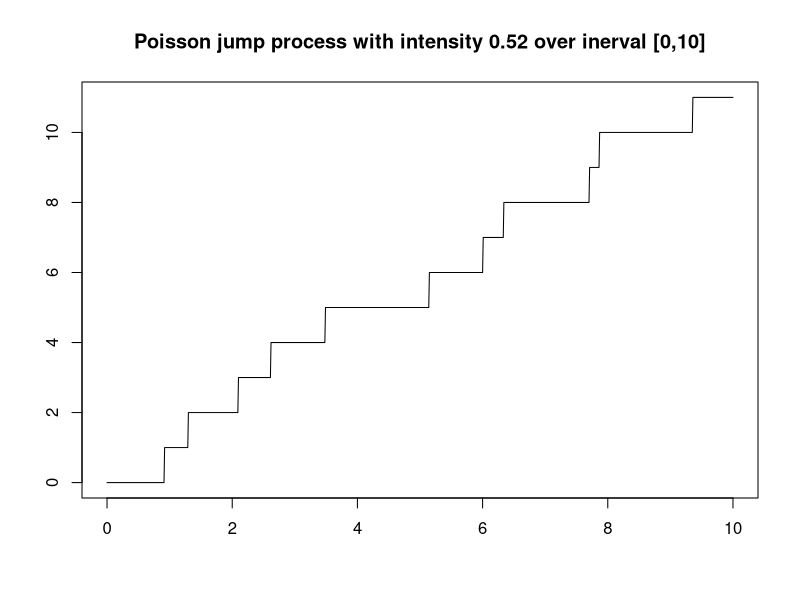
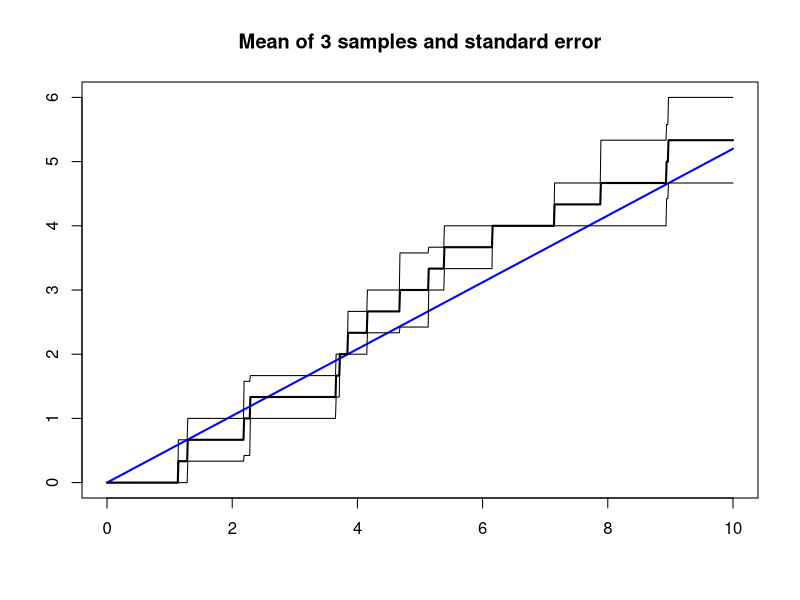

Source code (R) for these figures, in order:
#Michael Wells 11/18/2022
rm(list = ls())

#Poisson process simulation

#Homogeneous Poisson process


#endpoints of interval
a = 0
b = 10
#intensity of process
lambda = 5.2/(b-a)
#number of points on [a,b]
N = rpois(1,lambda*(b-a))
#generate jump points
pts = sort(runif(N,min=a,max=b))

#set step-size
h =0.01
#x interval
xstar = seq(from=a,to=b,by=h)
#generate height of jump process at points in x
#input:
#x - vector of points to evaluate at
#Output:
#num.jumps - vector of number of jumps at points in x
f = function(x)
{
  mat = outer(pts,x,function(s,t){s > t})
  num.jumps = apply(mat,2,function(v){length(v[which(v==F)])})
  return(num.jumps)
}

plot(xstar,f(xstar),type='l',xlab='',ylab='',main = paste0('Poisson jump process with intensity ',lambda,' over inerval [',a,',',b,']'))

#sample multiple Poisson processes
num.samples = 3
samps = matrix(0,nrow=num.samples,ncol = length(xstar))
N = rpois(num.samples,lambda*(b-a))
for(i in 1:num.samples)
{
  pts = runif(N[i],min=a,max=b)
  samps[i,] = f(xstar)
  
}

mean.samp = apply(samps,2,mean)
sd.samp = apply(samps,2,sd)/sqrt(num.samples)
upper.limit = max(max(mean.samp+sd.samp),lambda*(b-a))
lower.limit = min(mean.samp - sd.samp)
plot(xstar,mean.samp+sd.samp, type='l',xlab='',ylab='',main = paste0("Mean of ",num.samples," samples and standard error"),ylim=c(lower.limit,upper.limit))
lines(xstar,lambda*xstar,col='blue',lwd=2)
lines(xstar,mean.samp - sd.samp)
lines(xstar,mean.samp, lwd=2)
print(max(sd.samp))